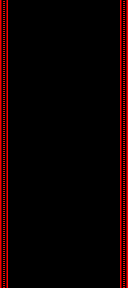

This game map was drawn from its Tiled (.tmx) file and the tilesets committed beside it. A one-line description and the full map source follow:
An orthogonal 16x36 tile map with 8x8 px tiles, 2 tile layers (border, Tile Layer 1) and 14 objects (9x Coin(red), 2x Custom(BgRed), Custom(PortalFgRed), Custom(PortalBg), Portal).

<map version="1.4" tiledversion="1.4.3" orientation="orthogonal" renderorder="right-down" width="16" height="36" tilewidth="8" tileheight="8" infinite="0" nextlayerid="6" nextobjectid="29">
 <editorsettings>
  <export target="../../../resources/levels/zones/red/red_final.json" format="ld48-export" />
 </editorsettings>
 <tileset firstgid="1" source="../../tsx/tiles_red.tsx" />
 <objectgroup id="4" name="bg_base">
  <properties>
   <property name="z" type="float" value="-1" />
  </properties>
  <object id="23" name="BG" type="Custom(BgRed)" x="0" y="0" width="128" height="144" />
  <object id="25" name="BG" type="Custom(BgRed)" x="0" y="144" width="128" height="144" />
 </objectgroup>
 <layer id="1" name="border" width="16" height="36">
  <properties>
   <property name="z" type="float" value="6" />
  </properties>
  <data encoding="csv">
109,0,0,0,0,0,0,0,0,0,0,0,0,0,0,109,
109,0,0,0,0,0,0,0,0,0,0,0,0,0,0,109,
109,0,0,0,0,0,0,0,0,0,0,0,0,0,0,109,
109,0,0,0,0,0,0,0,0,0,0,0,0,0,0,109,
109,0,0,0,0,0,0,0,0,0,0,0,0,0,0,109,
109,0,0,0,0,0,0,0,0,0,0,0,0,0,0,109,
109,0,0,0,0,0,0,0,0,0,0,0,0,0,0,109,
109,0,0,0,0,0,0,0,0,0,0,0,0,0,0,109,
109,0,0,0,0,0,0,0,0,0,0,0,0,0,0,109,
109,0,0,0,0,0,0,0,0,0,0,0,0,0,0,109,
109,0,0,0,0,0,0,0,0,0,0,0,0,0,0,109,
109,0,0,0,0,0,0,0,0,0,0,0,0,0,0,109,
109,0,0,0,0,0,0,0,0,0,0,0,0,0,0,109,
109,0,0,0,0,0,0,0,0,0,0,0,0,0,0,109,
109,0,0,0,0,0,0,0,0,0,0,0,0,0,0,109,
109,0,0,0,0,0,0,0,0,0,0,0,0,0,0,109,
109,0,0,0,0,0,0,0,0,0,0,0,0,0,0,109,
109,0,0,0,0,0,0,0,0,0,0,0,0,0,0,109,
109,0,0,0,0,0,0,0,0,0,0,0,0,0,0,109,
109,0,0,0,0,0,0,0,0,0,0,0,0,0,0,109,
109,0,0,0,0,0,0,0,0,0,0,0,0,0,0,109,
109,0,0,0,0,0,0,0,0,0,0,0,0,0,0,109,
109,0,0,0,0,0,0,0,0,0,0,0,0,0,0,109,
109,0,0,0,0,0,0,0,0,0,0,0,0,0,0,109,
109,0,0,0,0,0,0,0,0,0,0,0,0,0,0,109,
109,0,0,0,0,0,0,0,0,0,0,0,0,0,0,109,
109,0,0,0,0,0,0,0,0,0,0,0,0,0,0,109,
109,0,0,0,0,0,0,0,0,0,0,0,0,0,0,109,
109,0,0,0,0,0,0,0,0,0,0,0,0,0,0,109,
109,0,0,0,0,0,0,0,0,0,0,0,0,0,0,109,
109,0,0,0,0,0,0,0,0,0,0,0,0,0,0,109,
109,0,0,0,0,0,0,0,0,0,0,0,0,0,0,109,
109,0,0,0,0,0,0,0,0,0,0,0,0,0,0,109,
109,0,0,0,0,0,0,0,0,0,0,0,0,0,0,109,
109,0,0,0,0,0,0,0,0,0,0,0,0,0,0,109,
109,0,0,0,0,0,0,0,0,0,0,0,0,0,0,109
</data>
 </layer>
 <layer id="2" name="Tile Layer 1" width="16" height="36">
  <data encoding="csv">
0,0,0,0,0,0,0,0,0,0,0,0,0,0,0,0,
0,0,0,0,0,0,0,0,0,0,0,0,0,0,0,0,
0,0,0,0,0,0,0,0,0,0,0,0,0,0,0,0,
0,0,0,0,0,0,0,0,0,0,0,0,0,0,0,0,
0,0,0,0,0,0,0,0,0,0,0,0,0,0,0,0,
0,0,0,0,0,0,0,0,0,0,0,0,0,0,0,0,
0,0,0,0,0,0,0,0,0,0,0,0,0,0,0,0,
0,0,0,0,0,0,0,0,0,0,0,0,0,0,0,0,
0,0,0,0,0,0,0,0,0,0,0,0,0,0,0,0,
0,0,0,0,0,0,0,0,0,0,0,0,0,0,0,0,
0,0,0,0,0,0,0,0,0,0,0,0,0,0,0,0,
0,0,0,0,0,0,0,0,0,0,0,0,0,0,0,0,
0,0,0,0,0,0,0,0,0,0,0,0,0,0,0,0,
0,0,0,0,0,0,0,0,0,0,0,0,0,0,0,0,
0,0,0,0,0,0,0,0,0,0,0,0,0,0,0,0,
0,0,0,0,0,0,0,0,0,0,0,0,0,0,0,0,
0,0,0,0,0,0,0,0,0,0,0,0,0,0,0,0,
0,0,0,0,0,0,0,0,0,0,0,0,0,0,0,0,
0,0,0,0,0,0,0,0,0,0,0,0,0,0,0,0,
0,0,0,0,0,0,0,0,0,0,0,0,0,0,0,0,
0,0,0,0,0,0,0,0,0,0,0,0,0,0,0,0,
0,0,0,0,0,0,0,0,0,0,0,0,0,0,0,0,
0,0,0,0,0,0,0,0,0,0,0,0,0,0,0,0,
0,0,0,0,0,0,0,0,0,0,0,0,0,0,0,0,
0,0,0,0,0,0,0,0,0,0,0,0,0,0,0,0,
0,0,0,0,0,0,0,0,0,0,0,0,0,0,0,0,
0,0,0,0,0,0,0,0,0,0,0,0,0,0,0,0,
0,0,0,0,0,0,0,0,0,0,0,0,0,0,0,0,
0,0,0,0,0,0,0,0,0,0,0,0,0,0,0,0,
0,0,0,0,0,0,0,0,0,0,0,0,0,0,0,0,
0,0,0,0,0,0,0,0,0,0,0,0,0,0,0,0,
0,0,0,0,0,0,0,0,0,0,0,0,0,0,0,0,
0,0,0,0,0,0,0,0,0,0,0,0,0,0,0,0,
0,0,0,0,0,0,0,0,0,0,0,0,0,0,0,0,
0,0,0,0,0,0,0,0,0,0,0,0,0,0,0,0,
0,0,0,0,0,0,0,0,0,0,0,0,0,0,0,0
</data>
 </layer>
 <objectgroup id="3" name="pickups">
  <object id="1" name="pickup" type="Coin(red)" x="56" y="96" width="16" height="16" />
  <object id="2" name="pickup" type="Coin(red)" x="40" y="112" width="16" height="16" />
  <object id="5" name="pickup" type="Coin(red)" x="72" y="80" width="16" height="16" />
  <object id="7" name="pickup" type="Coin(red)" x="56" y="128" width="16" height="16" />
  <object id="12" name="pickup" type="Coin(red)" x="56" y="64" width="16" height="16" />
  <object id="13" name="pickup" type="Coin(red)" x="40" y="48" width="16" height="16" />
  <object id="14" name="pickup" type="Coin(red)" x="72" y="144" width="16" height="16" />
  <object id="15" name="pickup" type="Coin(red)" x="56" y="160" width="16" height="16" />
  <object id="20" name="pickup" type="Coin(red)" x="56" y="32" width="16" height="16" />
 </objectgroup>
 <objectgroup id="5" name="portal">
  <object id="26" name="PortalFg" type="Custom(PortalFgRed)" x="0" y="184" width="128" height="512">
   <properties>
    <property name="z" type="float" value="5" />
   </properties>
  </object>
  <object id="27" name="PortalBg" type="Custom(PortalBg)" x="0" y="184" width="128" height="32">
   <properties>
    <property name="z" type="float" value="1" />
   </properties>
  </object>
  <object id="28" name="Portal" type="Portal" x="0" y="272" width="128" height="16" />
 </objectgroup>
</map>
